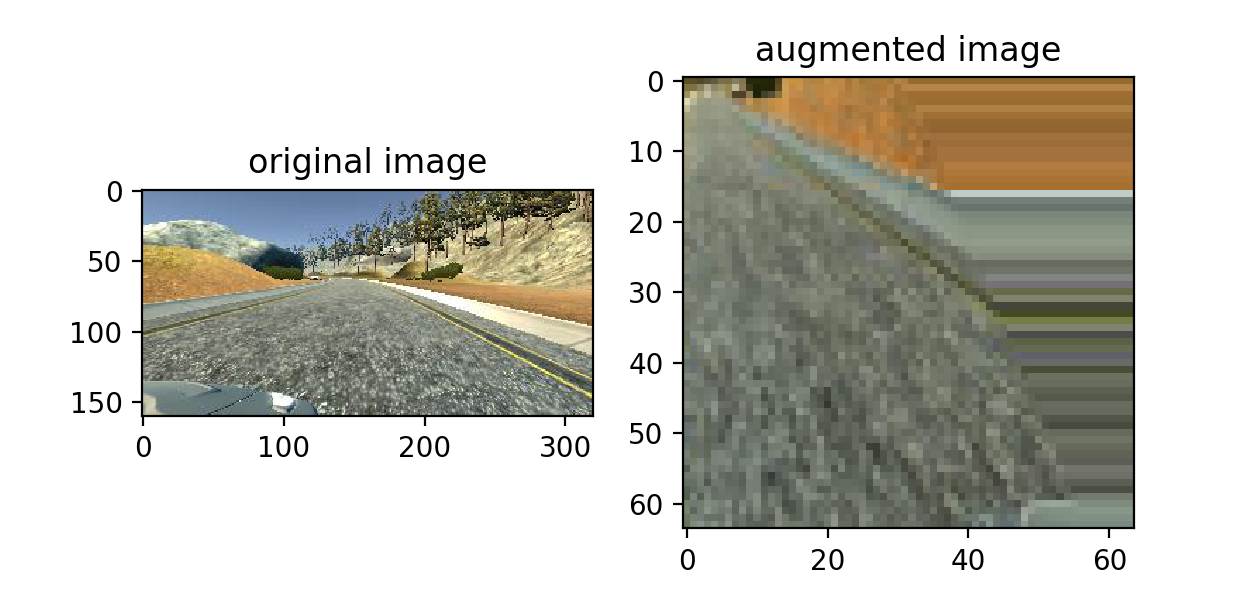
#> input picture documentation/augmented.png, 1252 x 605 px
$ python -i utility.py   (imports and definitions only)
#> lines starting #> are read from the running program, lines starting #| are printed output that depends on the picture
import os
import cv2
import numpy as np
import pandas as pd
import matplotlib.image as mpimg
from matplotlib import pyplot as plt


def csv_reader(path):
    headers = ['center', 'left', 'right', 'steering', 'throttle', 'brake', 'speed']
    return pd.read_csv(path, names=headers, skiprows=1)
# [6 lines left out: function prepare_data, not called in this run]

def crop(image, top, bottom):
    return image[top:bottom,:]

def resize(image, dim):
    return cv2.resize(image, dim, interpolation=cv2.INTER_AREA)

def preprocess_image(image, top=60, bottom=140, dim = (64,64)):
    return resize(crop(image, top, bottom), dim)

# [210 lines left out: functions camera_data, camera_image_choose, flip_random, gamma_corrector, random_shear, random_bumpy and 8 more, not called in this run]

>>> import cv2
>>> picture = cv2.imread('documentation/augmented.png')
#> picture is the input picture: shape (605, 1252, 3); mean B, G, R 189.9, 197.8, 198.7
>>> result = preprocess_image(picture)
#> in crop, `return image[top:bottom,:]`:
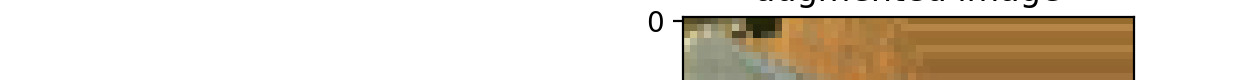
#> returned value: shape (80, 1252, 3); mean of channels 0, 1, 2 199.5, 214.1, 224.5; drawn as B, G, R
#> in resize, `return cv2.resize(image, dim, interpolation=cv2.INTER_AREA)`:
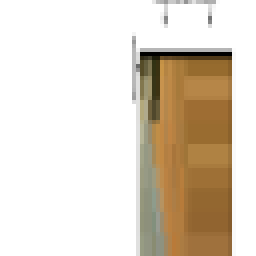
#> returned value: shape (64, 64, 3) (shown 4 times larger); mean of channels 0, 1, 2 199.5, 214.1, 224.6; drawn as B, G, R

$ run again, on documentation/behavioral-cloning-pipeline.png
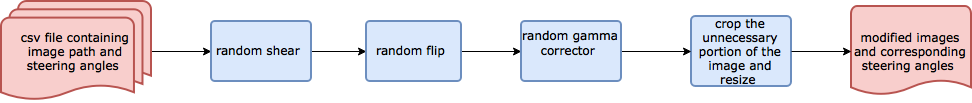
#> input picture documentation/behavioral-cloning-pipeline.png, 972 x 103 px
#> picture is the input picture: shape (103, 972, 3); mean B, G, R 228.1, 223, 229.8
#> in crop, `return image[top:bottom,:]`:
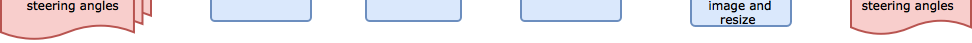
#> returned value: shape (43, 972, 3); mean of channels 0, 1, 2 235.3, 230.6, 235.9; drawn as B, G, R
#> in resize, `return cv2.resize(image, dim, interpolation=cv2.INTER_AREA)`:
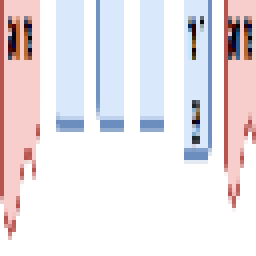
#> returned value: shape (64, 64, 3) (shown 4 times larger); mean of channels 0, 1, 2 232.7, 227.9, 234.2; drawn as B, G, R

$ run again, on documentation/gamma.png
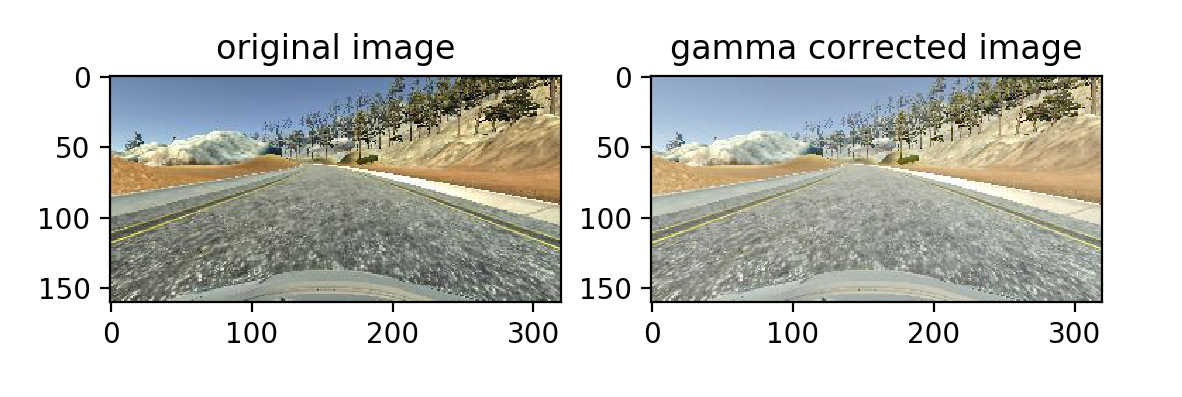
#> input picture documentation/gamma.png, 1182 x 397 px
#> picture is the input picture: shape (397, 1182, 3); mean B, G, R 198.8, 204.1, 203.3
#> in crop, `return image[top:bottom,:]`:
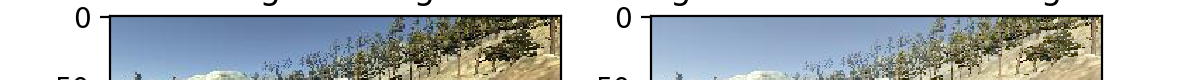
#> returned value: shape (80, 1182, 3); mean of channels 0, 1, 2 186.3, 183.6, 176.7; drawn as B, G, R
#> in resize, `return cv2.resize(image, dim, interpolation=cv2.INTER_AREA)`:
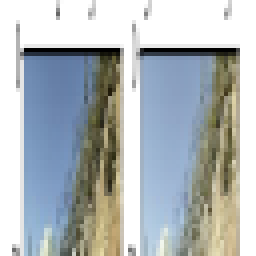
#> returned value: shape (64, 64, 3) (shown 4 times larger); mean of channels 0, 1, 2 186.3, 183.6, 176.7; drawn as B, G, R
